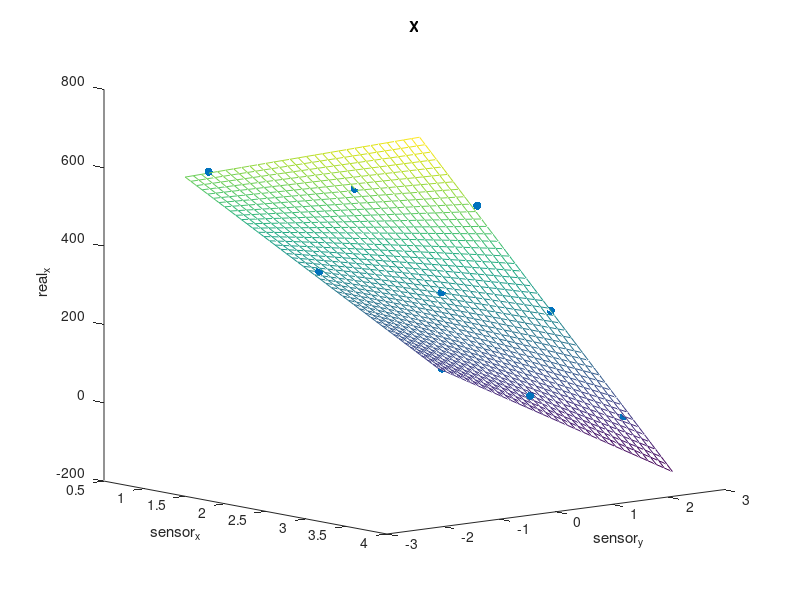
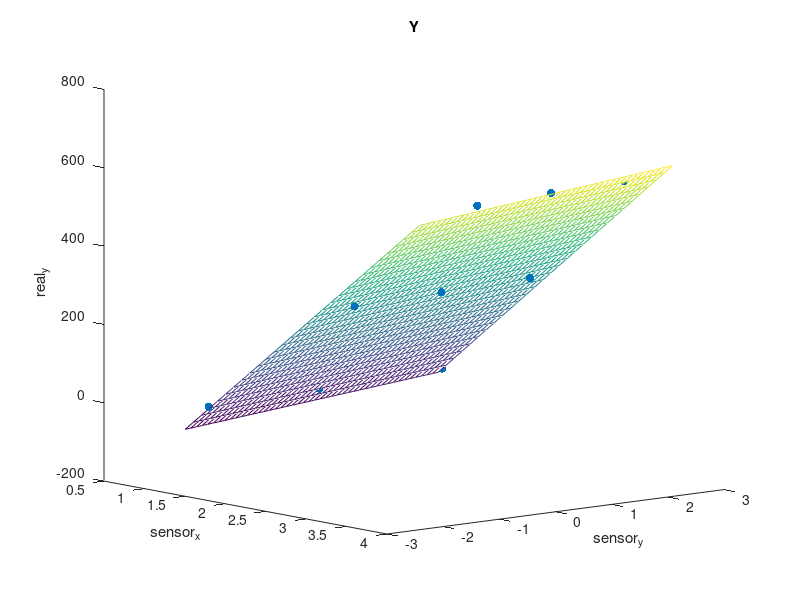

The MATLAB source for these figures, in order:
% Written by Tiger Nie for the 2019 McCormick robotics competition
% 
% This script calculates and visualise the coefficients to a multiple 
% regression model for calibrating a sensor coordinate system to a known 
% real coordinate system, where
% real_x = bx(1) + bx(2)*sensor_x + bx(3)*sensor_y + bx(4)*sensor_x.*sensor_y;
% real_y = by(1) + by(2)*sensor_x + by(3)*sensor_y + by(4)*sensor_x.*sensor_y;


% Linear coordinate transform
sensor_x = [3.67,3.77,3.88,2.4,2.5,2.6,0.9,1.06,1.19]';
sensor_y = [1.69,0.25,-1.22,1.85,0.13,-1.56,2.44,0.025,-2.13]'; 
real_x = [0,300,600,0,300,600,0,300,600]';
real_y = [600,600,600,300,300,300,0,0,0]';


X = [ones(size(sensor_x)) sensor_x sensor_y sensor_x.*sensor_y];

% Regression for real x
bx = regress(real_x,X);    % Removes NaN data
figure();hold on;
scatter3(sensor_x,sensor_y,real_x,'filled')
title("X")
sensor_xfit = min(sensor_x):0.1:max(sensor_x);
sensor_yfit = min(sensor_y):0.1:max(sensor_y);
[sensor_xFIT,sensor_yFIT] = meshgrid(sensor_xfit,sensor_yfit);
XFIT = bx(1) + bx(2)*sensor_xFIT + bx(3)*sensor_yFIT + bx(4)*sensor_xFIT.*sensor_yFIT;
mesh(sensor_xFIT,sensor_yFIT,XFIT)
xlabel('sensor_x')
ylabel('sensor_y')
zlabel('real_x')
view(50,10)
hold off

% Regression for real y
by = regress(real_y,X);    % Removes NaN data
figure();hold on;
scatter3(sensor_x,sensor_y,real_y,'filled')
title("Y")
sensor_xfit = min(sensor_x):0.1:max(sensor_x);
sensor_yfit = min(sensor_y):0.1:max(sensor_y);
[sensor_xFIT,sensor_yFIT] = meshgrid(sensor_xfit,sensor_yfit);
YFIT = by(1) + by(2)*sensor_xFIT + by(3)*sensor_yFIT + by(4)*sensor_xFIT.*sensor_yFIT;
mesh(sensor_xFIT,sensor_yFIT,YFIT)
xlabel('sensor_x')
ylabel('sensor_y')
zlabel('real_y')
view(50,10)
hold off